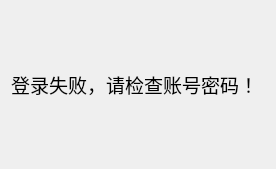
<?xml version="1.0" encoding="UTF-8"?>
<ui version="4.0">
 <class>Verify_False</class>
 <widget class="QDialog" name="Verify_False">
  <property name="geometry">
   <rect>
    <x>0</x>
    <y>0</y>
    <width>276</width>
    <height>169</height>
   </rect>
  </property>
  <property name="sizePolicy">
   <sizepolicy hsizetype="Fixed" vsizetype="Fixed">
    <horstretch>0</horstretch>
    <verstretch>0</verstretch>
   </sizepolicy>
  </property>
  <property name="font">
   <font>
    <pointsize>14</pointsize>
   </font>
  </property>
  <property name="windowTitle">
   <string>登录成功</string>
  </property>
  <property name="autoFillBackground">
   <bool>false</bool>
  </property>
  <layout class="QVBoxLayout" name="verticalLayout">
   <item>
    <widget class="QLabel" name="label">
     <property name="sizePolicy">
      <sizepolicy hsizetype="Fixed" vsizetype="Fixed">
       <horstretch>0</horstretch>
       <verstretch>0</verstretch>
      </sizepolicy>
     </property>
     <property name="text">
      <string>登录失败，请检查账号密码！</string>
     </property>
     <property name="scaledContents">
      <bool>true</bool>
     </property>
     <property name="alignment">
      <set>Qt::AlignCenter</set>
     </property>
    </widget>
   </item>
  </layout>
 </widget>
 <resources/>
 <connections/>
</ui>
